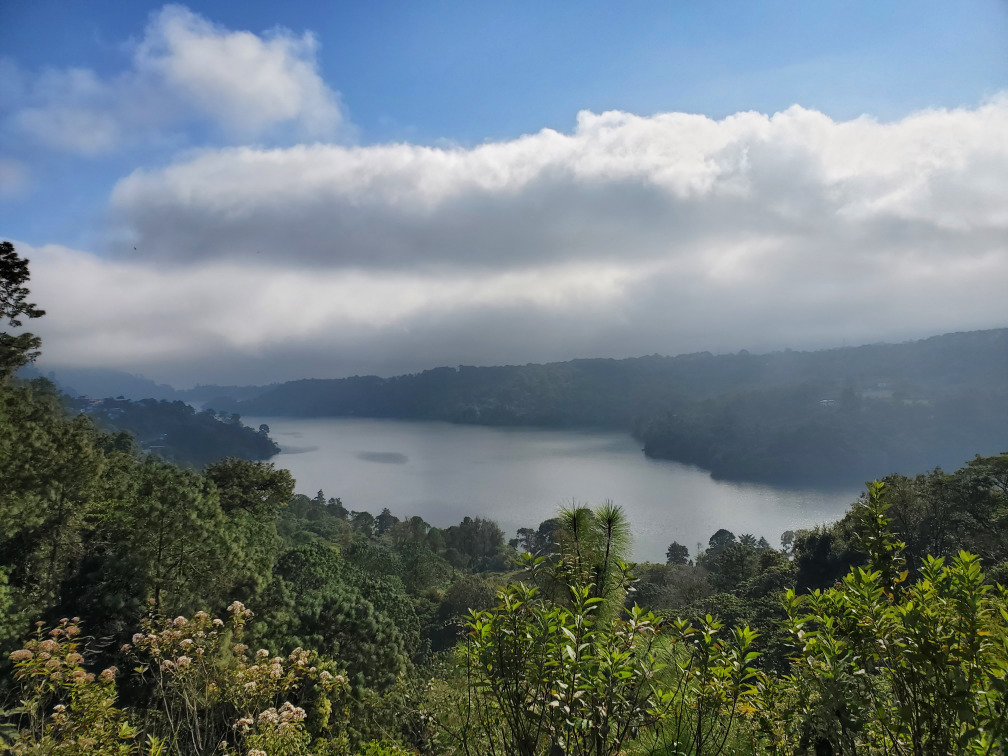
#> input picture pruebas/imagenes/20221126_095059.jpg, 4032 x 3024 px (shown at 1/4 size)
$ python app.py
#> lines starting #> are read from the running program, lines starting #| are printed output that depends on the picture
from PIL import Image
im = Image.open("20221126_095059.jpg")
#> im is the input picture: PIL image 4032x3024 RGB; mean R, G, B 110.6, 123.1, 126.9

print(im.format, im.size, im.mode)
#| JPEG (4032, 3024) RGB

box = (0, 0, 400, 400)
region = im.crop(box)
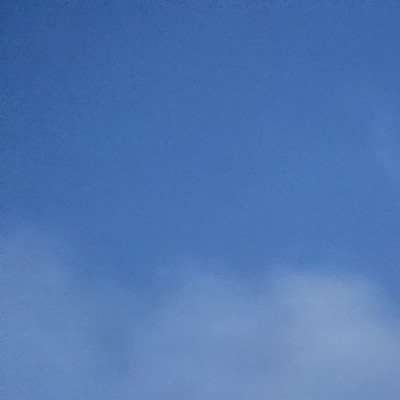
#> region: PIL image 400x400 RGB; mean R, G, B 79.8, 119.2, 178.1

region.save("recorte.png")

r, g, b = im.split()
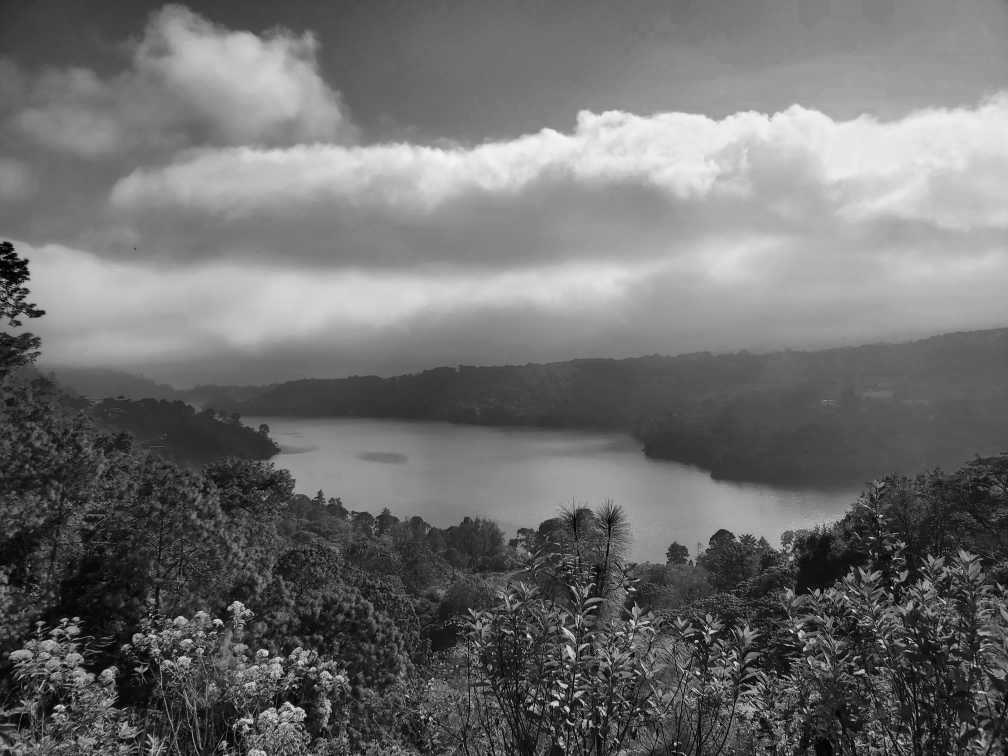
#> r: PIL image 4032x3024 L (shown at 1/4 size); min 0, max 255, mean 110.6
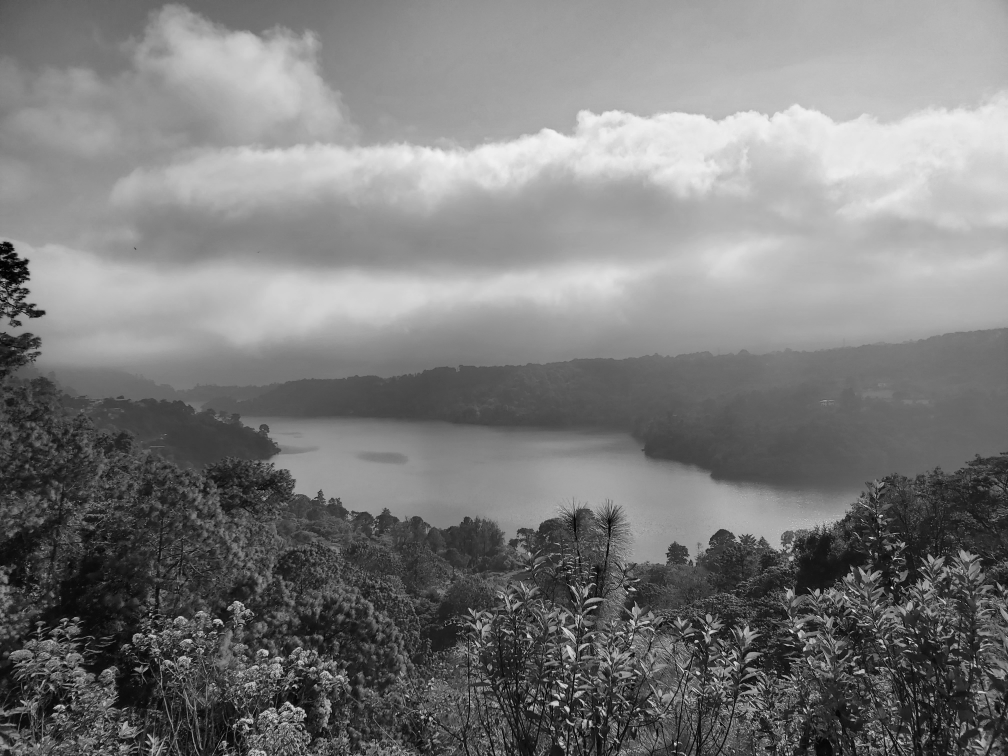
#> g: PIL image 4032x3024 L (shown at 1/4 size); min 0, max 255, mean 123.1
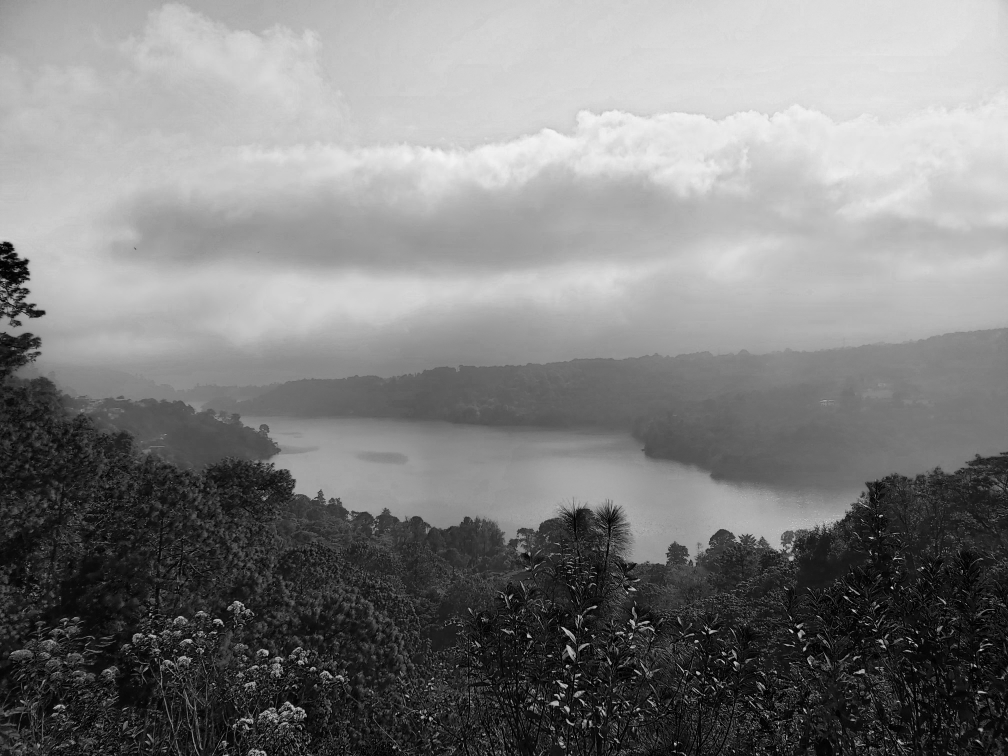
#> b: PIL image 4032x3024 L (shown at 1/4 size); min 0, max 247, mean 126.9
region = Image.merge("RGB", (g, b, r))
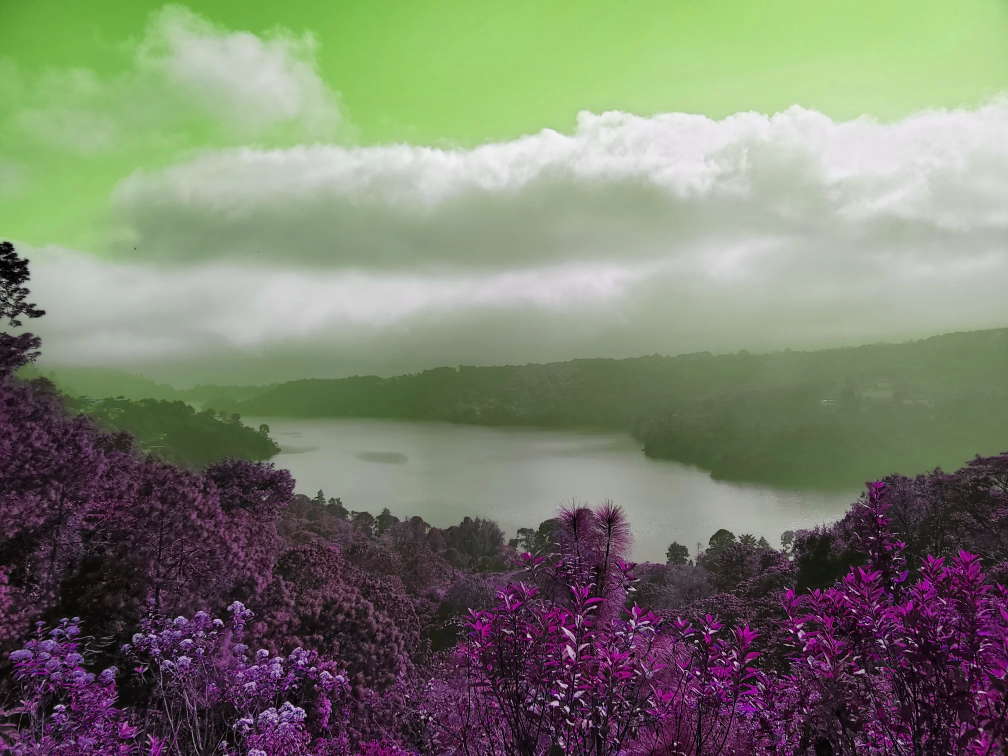
#> region: PIL image 4032x3024 RGB (shown at 1/4 size); mean R, G, B 123.1, 126.9, 110.6
region.save("cambios.png")
